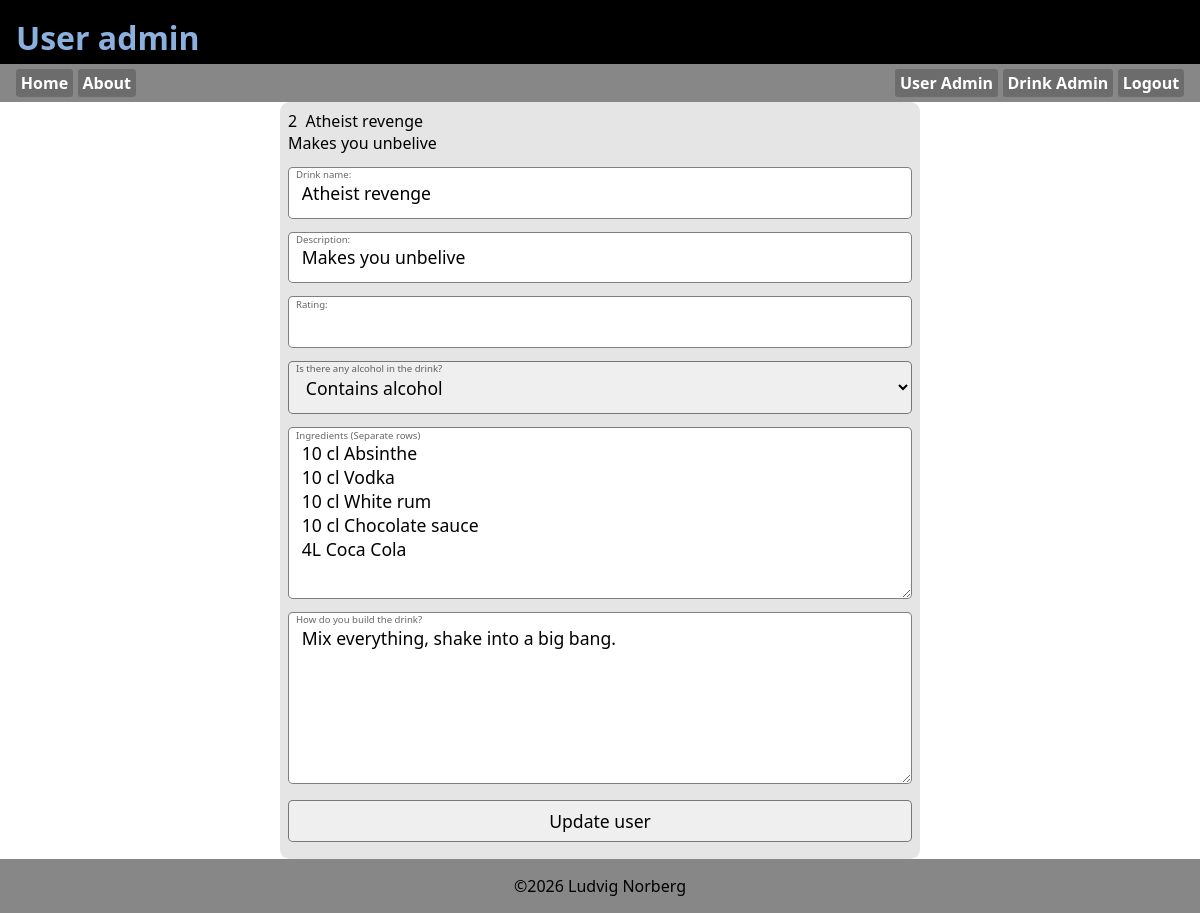
The app's page /drinkadmin.php?edit=2 (signed in) with its own data.
### tables this page shows
CREATE TABLE `tbl_drinks` (
  `id` int(11) NOT NULL,
  `drinkname` varchar(255) NOT NULL,
  `description` varchar(255) NOT NULL,
  `ingredients` text NOT NULL,
  `recipe` text NOT NULL,
  `alcoholic` tinyint(4) NOT NULL
);

### drinkadmin.php (the view, shortened to what this page needs)
<!DOCTYPE html>
<?php require_once("asset.php"); ?>
<html lang="en">
<head>
    <link rel="stylesheet" href="style.css">
</head>
<body>
    <header>
        <h1>User admin</h1>
    </header>
    <?php require_once("_nav.php"); ?>
    <main>
        <?php  if(isset($_GET['edit'])): ?>
            <?php
                $id=intval($_GET['edit']);
                $sql="SELECT * FROM tbl_drinks WHERE id=$id";
                $result=mysqli_query($conn, $sql);
                $row=mysqli_fetch_assoc($result);
            ?>
        <form action="drinkadmin.php" method="POST" class="addForm">
            <div class="user_data"><?=$id?>&nbsp;&nbsp;<?=$row['drinkname']?><br><?=$row['description']?><br><?=$row['rating']?></div>
            <label for="drinkname">Drink name:</label>
            <input type="text" name="drinkname" id="drinkname" value="<?=$row['drinkname']?>">
            <label for="desc">Description:</label>
            <input type="text" name="desc" id="desc" value="<?=$row['description']?>">
            <label for="rating">Rating:  </label>
            <input type="number" name="rating" id="rating" inputmode="decimal" value="<?=$row['rating']?>">
            <label for="alcoholic">Is there any alcohol in the drink?</label>
            <select name=alcoholic>
                <option value="1" <?php if($row['alcoholic']==1){echo "selected";}?> >Contains alcohol</option>
            </select>
            <label for="igredients">Ingredients (Separate rows)</label>
            <textarea name="ingredients" rows="6"><?=$row['ingredients']?></textarea>
            <label for="recipe">How do you build the drink?</label>
            <textarea name="recipe" rows="6"><?=$row['recipe']?></textarea>
            <input type="submit" name="btn_edit" value="Update user">
        </form>
<?php endif; ?>
    </main>
    <?php require_once("_footer.php"); ?>
</body>
</html>

### style.css (style rules this page uses)
:root { --clr_back_header:#000; --clr_header:#8bb0de; --clr_back_nav:#878787; --clr_back_footer:var(--clr_back_nav); }
*, *:before, *:after { margin: 0; padding: 0; box-sizing: border-box; }
body { height:100dvh; display:flex; flex-direction: column; font-family: system-ui, sans-serif; }
header { background: var(--clr_back_header); color:var(--clr_header); height:4rem; padding: 1rem; }
main { flex-grow: 5; display:flex; flex-direction: column; }
:root { --formborder: rgb(0, 0, 0, .5); --formback: rgb(0, 0, 0, .1); --formlabelcolor: rgb(0, 0, 0, .6) }
.addForm { position: relative; display: flex; flex-direction: column; width: 40rem; padding: .5rem; background: var(--formback); border-radius: .6rem; margin-left:auto; margin-right:auto; }
label { position: relative; top: .9rem; left: .5rem; font: .6rem system-ui; color: var(--formlabelcolor); }
input[type="submit"], input[type="button"], button { margin-top: 1rem; margin-bottom: .6rem; padding: .5rem; }

### records on screen
tbl_drinks: drinkname "Atheist revenge", description "Makes you unbelive", desc "Makes you unbelive", alcoholic "Contains alcohol", ingredients "10 cl Absinthe 10 cl Vodka 10 cl White rum 10 cl Chocolate sauce 4L Coca Cola", recipe "Mix everything, shake into a big bang."

### other values on screen
$id "2"
